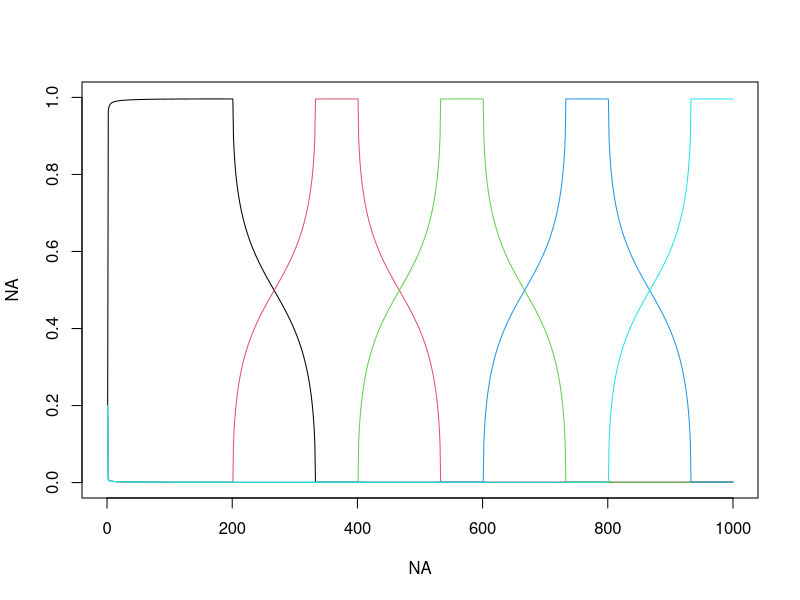
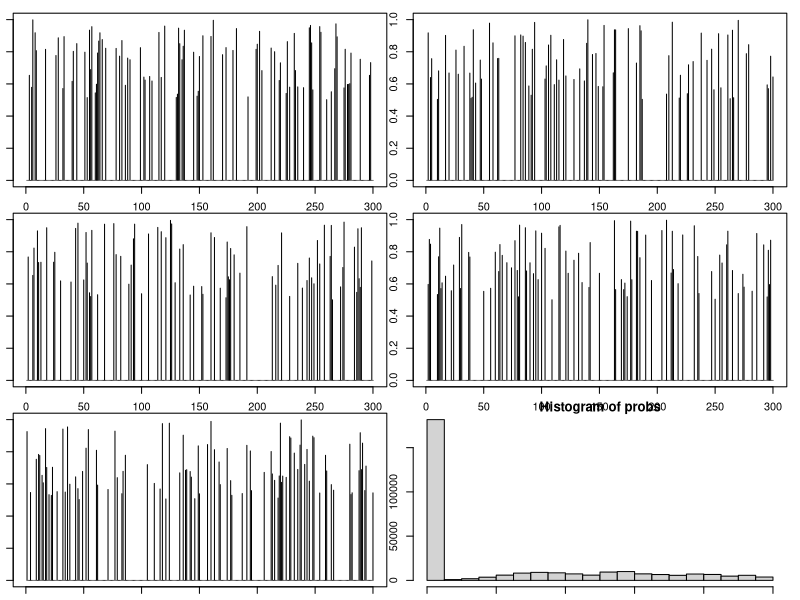

Write the R code that produced these figures, in order. (Note: this script raises an error after producing the figures.)
rm(list=ls(all=TRUE))
set.seed(4)

nloc=1000
nobs=3
nspp=300
y=matrix(NA,nloc,nspp)

loc.id=rep(1:nloc,each=nobs)
ncommun=5

#generate thetas
base=floor(nloc/(ncommun-2))

x=seq(from=-1,to=1,length.out=base)
y=sqrt(1-(x^2))*0.1
min1=0.0001
y[y<min1]=min1
# plot(x,y)

init=floor(nloc/ncommun)
seq1=c(seq(from=1,to=nloc,by=init),nloc)

theta=matrix(min1,nloc,ncommun)
for (i in 1:ncommun){
  seq2=seq1[i]:(seq1[i]+base-1)
  seq3=seq2[seq2<=nloc]
  theta[seq3,i]=y[1:length(seq3)]
}
theta=theta/matrix(apply(theta,1,sum),nloc,ncommun)
theta.true=theta

plot(NA,NA,xlim=c(0,nloc),ylim=c(0,1))
for (i in 1:ncommun) lines(1:nloc,theta[,i],col=i)

#generate phi's
makesparse=matrix(rbinom(ncommun*nspp,size=1,prob=0.3),ncommun,nspp)
phi.true=phi=matrix(runif(ncommun*nspp,min=0.5,max=1),ncommun,nspp)*makesparse

par(mfrow=c(3,2),mar=rep(1,4))
for (i in 1:ncommun) plot(phi[i,],type='h',ylim=c(0,1))

#generate data
probs=theta%*%phi
hist(probs)
probs1=probs[loc.id,]

#number of observations per location
obs=matrix(rbinom(nrow(probs1)*ncol(probs1),size=1,prob=probs1),nrow(probs1),ncol(probs1))
colnames(obs)=paste('spp',1:nspp,sep='')
obs1=cbind(obs,loc.id)
colnames(obs1)[ncol(obs1)]='loc.id'

setwd('U:\\presence absence model\\github-presence_absence-SB')
write.csv(obs1,'fake data y.csv',row.names=F)
write.csv(phi.true,'fake phi.csv',row.names=F)
